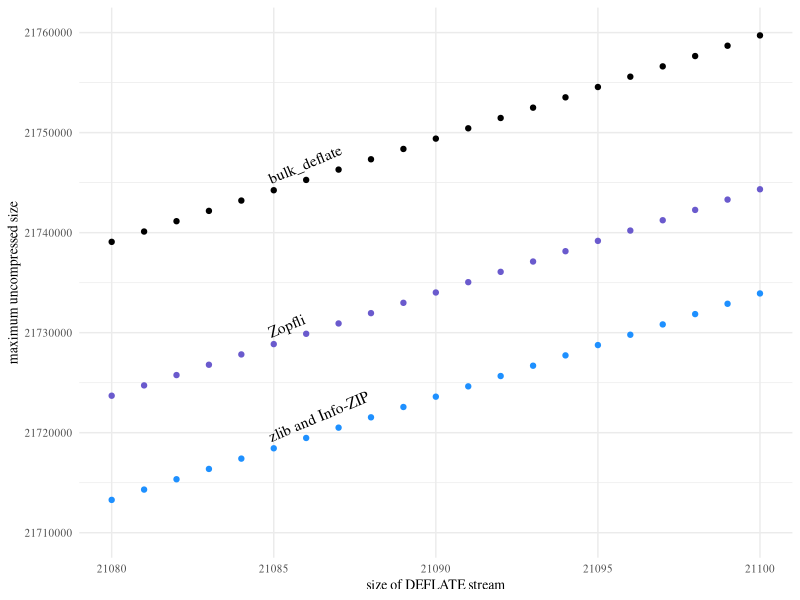

Write R code to recreate this figure.
library(data.table)
library(ggplot2)
library(grid)

data <- fread("compressed_size.csv")
data.max <- data[, .(max_uncompressed_size=max(uncompressed_size)), .(engine, compressed_size)]

# Don't show bzip2 on this graph.
data.max <- data.max[engine != "bzip2"]
# Info-ZIP and zlib are exactly coincident over their shared domain. Assert
# that it is so, because the labels down below make that assumption.
(function() {
	shared_domain <- intersect(data.max[engine == "infozip"]$compressed_size, data.max[engine == "infozip"]$compressed_size)
	infozip <- data.max[engine == "infozip" & compressed_size %in% shared_domain]$max_uncompressed_size
	zlib <- data.max[engine == "zlib" & compressed_size %in% shared_domain]$max_uncompressed_size
	if (!all(infozip == zlib)) {
		stop("infozip and zlib not equal")
	}
})()
data.max <- data.max[engine != "infozip"]

xmin <- 21080
xmax <- 21100
ymin <- 21710000
ymax <- 21760000

p <- ggplot(data.max, aes(compressed_size, max_uncompressed_size, color=engine))
p <- p + geom_point()
p <- p + scale_x_continuous(limits=c(xmin, xmax), minor_breaks=NULL)
p <- p + scale_y_continuous(limits=c(ymin, ymax))
p <- p + scale_color_manual(values=c(bulk_deflate="black", zopfli="slateblue", zlib="dodgerblue"))
p <- p + labs(x="size of DEFLATE stream", y="maximum uncompressed size")
p <- p + theme_minimal()
p <- p + theme(text=element_text(size=10, family="Times"), legend.position="none")

# We need to figure out the aspect ratio of just the panel, in order to compute
# the rotation angle for the labels.
# https://stackoverflow.com/questions/16422847/save-plot-with-a-given-aspect-ratio
output.width <- (7.0 - 0.33) / 2
output.height <- 3
# Workaround to prevent ggplot_build from creating an empty Rplots.pdf file.
# https://github.com/tidyverse/ggplot2/issues/809
# https://github.com/tidyverse/ggplot2/issues/1042
cairo_pdf(filename="/dev/null")
g <- ggplot_gtable(ggplot_build(p))
panel.width <- output.width - convertWidth(sum(g$widths), "in", valueOnly=TRUE)
panel.height <- output.height - convertWidth(sum(g$heights), "in", valueOnly=TRUE)

# The slope of the lines in data space is 1032/1.
angle <- atan2(1032*panel.height/(ymax-ymin), 1*panel.width/(xmax-xmin)) * (180/pi)
p <- p + annotate("text", x=21085, y=data.max[engine == "bulk_deflate" & compressed_size==21085]$max_uncompressed_size, label="bulk_deflate", angle=angle, hjust=0, vjust=-0.6, family="Times")
p <- p + annotate("text", x=21085, y=data.max[engine == "zopfli" & compressed_size==21085]$max_uncompressed_size, label="Zopfli", angle=angle, hjust=0, vjust=-0.6, family="Times")
p <- p + annotate("text", x=21085, y=data.max[engine == "zlib" & compressed_size==21085]$max_uncompressed_size, label="zlib and Info-ZIP", angle=angle, hjust=0, vjust=-0.6, family="Times")

ggsave("max_uncompressed_size.pdf", p, width=output.width, height=output.height, device=cairo_pdf)
